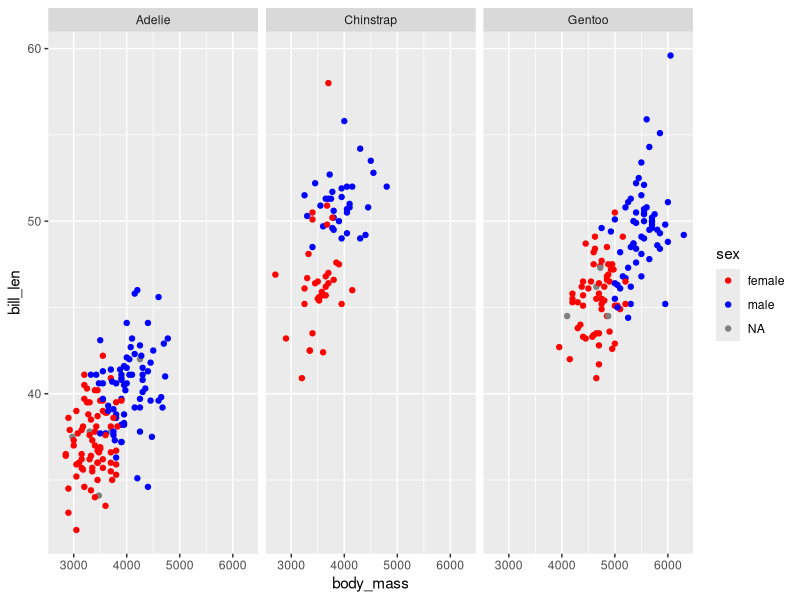
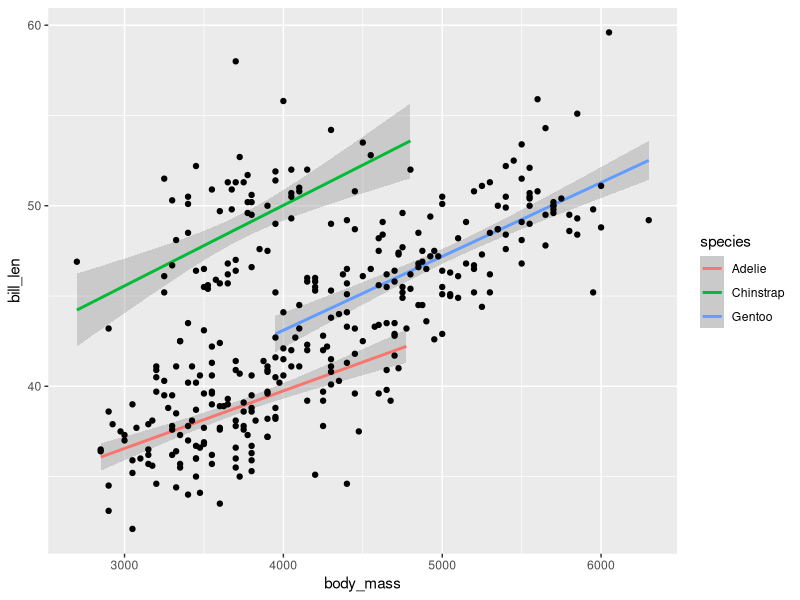
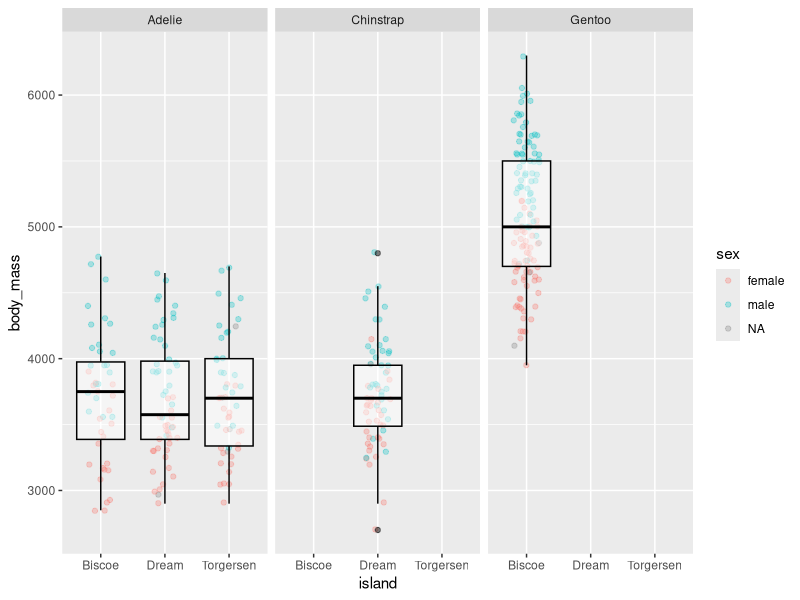

These charts were generated, in order, by the following R code:
library(tidyverse)

dt <- penguins

library(ggplot2)

ggplot(penguins, aes(x = body_mass, y = bill_len, colour = sex)) +
  geom_point() + facet_wrap(~species) +
  scale_color_manual(values = c("red", "blue"))

ggplot(penguins, aes(x = body_mass, y = bill_len)) + 
  geom_smooth(method = lm, aes(colour = species)) + 
  geom_point()

#Graficando otras variables: relación entre isla y peso
ggplot(penguins, aes(x = island, y = body_mass)) +
  geom_jitter(width = 0.2, alpha = 0.3, aes(colour = sex)) + 
  geom_boxplot(colour = "black", fill = "white", alpha = 0.5) +
  facet_wrap(~species)


  
